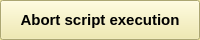
<?xml version="1.0" encoding="UTF-8"?>
<ui version="4.0">
 <class>CQDlgStopScripts</class>
 <widget class="QDialog" name="CQDlgStopScripts">
  <property name="geometry">
   <rect>
    <x>0</x>
    <y>0</y>
    <width>200</width>
    <height>40</height>
   </rect>
  </property>
  <property name="palette">
   <palette>
    <active>
     <colorrole role="WindowText">
      <brush brushstyle="SolidPattern">
       <color alpha="255">
        <red>0</red>
        <green>0</green>
        <blue>0</blue>
       </color>
      </brush>
     </colorrole>
     <colorrole role="Button">
      <brush brushstyle="SolidPattern">
       <color alpha="255">
        <red>240</red>
        <green>232</green>
        <blue>160</blue>
       </color>
      </brush>
     </colorrole>
     <colorrole role="Light">
      <brush brushstyle="SolidPattern">
       <color alpha="255">
        <red>255</red>
        <green>255</green>
        <blue>255</blue>
       </color>
      </brush>
     </colorrole>
     <colorrole role="Midlight">
      <brush brushstyle="SolidPattern">
       <color alpha="255">
        <red>247</red>
        <green>243</green>
        <blue>207</blue>
       </color>
      </brush>
     </colorrole>
     <colorrole role="Dark">
      <brush brushstyle="SolidPattern">
       <color alpha="255">
        <red>120</red>
        <green>116</green>
        <blue>80</blue>
       </color>
      </brush>
     </colorrole>
     <colorrole role="Mid">
      <brush brushstyle="SolidPattern">
       <color alpha="255">
        <red>160</red>
        <green>155</green>
        <blue>107</blue>
       </color>
      </brush>
     </colorrole>
     <colorrole role="Text">
      <brush brushstyle="SolidPattern">
       <color alpha="255">
        <red>0</red>
        <green>0</green>
        <blue>0</blue>
       </color>
      </brush>
     </colorrole>
     <colorrole role="BrightText">
      <brush brushstyle="SolidPattern">
       <color alpha="255">
        <red>255</red>
        <green>255</green>
        <blue>255</blue>
       </color>
      </brush>
     </colorrole>
     <colorrole role="ButtonText">
      <brush brushstyle="SolidPattern">
       <color alpha="255">
        <red>0</red>
        <green>0</green>
        <blue>0</blue>
       </color>
      </brush>
     </colorrole>
     <colorrole role="Base">
      <brush brushstyle="SolidPattern">
       <color alpha="255">
        <red>255</red>
        <green>255</green>
        <blue>255</blue>
       </color>
      </brush>
     </colorrole>
     <colorrole role="Window">
      <brush brushstyle="SolidPattern">
       <color alpha="255">
        <red>240</red>
        <green>232</green>
        <blue>160</blue>
       </color>
      </brush>
     </colorrole>
     <colorrole role="Shadow">
      <brush brushstyle="SolidPattern">
       <color alpha="255">
        <red>0</red>
        <green>0</green>
        <blue>0</blue>
       </color>
      </brush>
     </colorrole>
     <colorrole role="AlternateBase">
      <brush brushstyle="SolidPattern">
       <color alpha="255">
        <red>247</red>
        <green>243</green>
        <blue>207</blue>
       </color>
      </brush>
     </colorrole>
     <colorrole role="ToolTipBase">
      <brush brushstyle="SolidPattern">
       <color alpha="255">
        <red>255</red>
        <green>255</green>
        <blue>220</blue>
       </color>
      </brush>
     </colorrole>
     <colorrole role="ToolTipText">
      <brush brushstyle="SolidPattern">
       <color alpha="255">
        <red>0</red>
        <green>0</green>
        <blue>0</blue>
       </color>
      </brush>
     </colorrole>
    </active>
    <inactive>
     <colorrole role="WindowText">
      <brush brushstyle="SolidPattern">
       <color alpha="255">
        <red>0</red>
        <green>0</green>
        <blue>0</blue>
       </color>
      </brush>
     </colorrole>
     <colorrole role="Button">
      <brush brushstyle="SolidPattern">
       <color alpha="255">
        <red>240</red>
        <green>232</green>
        <blue>160</blue>
       </color>
      </brush>
     </colorrole>
     <colorrole role="Light">
      <brush brushstyle="SolidPattern">
       <color alpha="255">
        <red>255</red>
        <green>255</green>
        <blue>255</blue>
       </color>
      </brush>
     </colorrole>
     <colorrole role="Midlight">
      <brush brushstyle="SolidPattern">
       <color alpha="255">
        <red>247</red>
        <green>243</green>
        <blue>207</blue>
       </color>
      </brush>
     </colorrole>
     <colorrole role="Dark">
      <brush brushstyle="SolidPattern">
       <color alpha="255">
        <red>120</red>
        <green>116</green>
        <blue>80</blue>
       </color>
      </brush>
     </colorrole>
     <colorrole role="Mid">
      <brush brushstyle="SolidPattern">
       <color alpha="255">
        <red>160</red>
        <green>155</green>
        <blue>107</blue>
       </color>
      </brush>
     </colorrole>
     <colorrole role="Text">
      <brush brushstyle="SolidPattern">
       <color alpha="255">
        <red>0</red>
        <green>0</green>
        <blue>0</blue>
       </color>
      </brush>
     </colorrole>
     <colorrole role="BrightText">
      <brush brushstyle="SolidPattern">
       <color alpha="255">
        <red>255</red>
        <green>255</green>
        <blue>255</blue>
       </color>
      </brush>
     </colorrole>
     <colorrole role="ButtonText">
      <brush brushstyle="SolidPattern">
       <color alpha="255">
        <red>0</red>
        <green>0</green>
        <blue>0</blue>
       </color>
      </brush>
     </colorrole>
     <colorrole role="Base">
      <brush brushstyle="SolidPattern">
       <color alpha="255">
        <red>255</red>
        <green>255</green>
        <blue>255</blue>
       </color>
      </brush>
     </colorrole>
     <colorrole role="Window">
      <brush brushstyle="SolidPattern">
       <color alpha="255">
        <red>240</red>
        <green>232</green>
        <blue>160</blue>
       </color>
      </brush>
     </colorrole>
     <colorrole role="Shadow">
      <brush brushstyle="SolidPattern">
       <color alpha="255">
        <red>0</red>
        <green>0</green>
        <blue>0</blue>
       </color>
      </brush>
     </colorrole>
     <colorrole role="AlternateBase">
      <brush brushstyle="SolidPattern">
       <color alpha="255">
        <red>247</red>
        <green>243</green>
        <blue>207</blue>
       </color>
      </brush>
     </colorrole>
     <colorrole role="ToolTipBase">
      <brush brushstyle="SolidPattern">
       <color alpha="255">
        <red>255</red>
        <green>255</green>
        <blue>220</blue>
       </color>
      </brush>
     </colorrole>
     <colorrole role="ToolTipText">
      <brush brushstyle="SolidPattern">
       <color alpha="255">
        <red>0</red>
        <green>0</green>
        <blue>0</blue>
       </color>
      </brush>
     </colorrole>
    </inactive>
    <disabled>
     <colorrole role="WindowText">
      <brush brushstyle="SolidPattern">
       <color alpha="255">
        <red>120</red>
        <green>116</green>
        <blue>80</blue>
       </color>
      </brush>
     </colorrole>
     <colorrole role="Button">
      <brush brushstyle="SolidPattern">
       <color alpha="255">
        <red>240</red>
        <green>232</green>
        <blue>160</blue>
       </color>
      </brush>
     </colorrole>
     <colorrole role="Light">
      <brush brushstyle="SolidPattern">
       <color alpha="255">
        <red>255</red>
        <green>255</green>
        <blue>255</blue>
       </color>
      </brush>
     </colorrole>
     <colorrole role="Midlight">
      <brush brushstyle="SolidPattern">
       <color alpha="255">
        <red>247</red>
        <green>243</green>
        <blue>207</blue>
       </color>
      </brush>
     </colorrole>
     <colorrole role="Dark">
      <brush brushstyle="SolidPattern">
       <color alpha="255">
        <red>120</red>
        <green>116</green>
        <blue>80</blue>
       </color>
      </brush>
     </colorrole>
     <colorrole role="Mid">
      <brush brushstyle="SolidPattern">
       <color alpha="255">
        <red>160</red>
        <green>155</green>
        <blue>107</blue>
       </color>
      </brush>
     </colorrole>
     <colorrole role="Text">
      <brush brushstyle="SolidPattern">
       <color alpha="255">
        <red>120</red>
        <green>116</green>
        <blue>80</blue>
       </color>
      </brush>
     </colorrole>
     <colorrole role="BrightText">
      <brush brushstyle="SolidPattern">
       <color alpha="255">
        <red>255</red>
        <green>255</green>
        <blue>255</blue>
       </color>
      </brush>
     </colorrole>
     <colorrole role="ButtonText">
      <brush brushstyle="SolidPattern">
       <color alpha="255">
        <red>120</red>
        <green>116</green>
        <blue>80</blue>
       </color>
      </brush>
     </colorrole>
     <colorrole role="Base">
      <brush brushstyle="SolidPattern">
       <color alpha="255">
        <red>240</red>
        <green>232</green>
        <blue>160</blue>
       </color>
      </brush>
     </colorrole>
     <colorrole role="Window">
      <brush brushstyle="SolidPattern">
       <color alpha="255">
        <red>240</red>
        <green>232</green>
        <blue>160</blue>
       </color>
      </brush>
     </colorrole>
     <colorrole role="Shadow">
      <brush brushstyle="SolidPattern">
       <color alpha="255">
        <red>0</red>
        <green>0</green>
        <blue>0</blue>
       </color>
      </brush>
     </colorrole>
     <colorrole role="AlternateBase">
      <brush brushstyle="SolidPattern">
       <color alpha="255">
        <red>240</red>
        <green>232</green>
        <blue>160</blue>
       </color>
      </brush>
     </colorrole>
     <colorrole role="ToolTipBase">
      <brush brushstyle="SolidPattern">
       <color alpha="255">
        <red>255</red>
        <green>255</green>
        <blue>220</blue>
       </color>
      </brush>
     </colorrole>
     <colorrole role="ToolTipText">
      <brush brushstyle="SolidPattern">
       <color alpha="255">
        <red>0</red>
        <green>0</green>
        <blue>0</blue>
       </color>
      </brush>
     </colorrole>
    </disabled>
   </palette>
  </property>
  <property name="font">
   <font>
    <weight>75</weight>
    <bold>true</bold>
   </font>
  </property>
  <property name="windowTitle">
   <string/>
  </property>
  <property name="windowOpacity">
   <double>1.000000000000000</double>
  </property>
  <property name="locale">
   <locale language="English" country="UnitedStates"/>
  </property>
  <widget class="QToolButton" name="qqStop">
   <property name="geometry">
    <rect>
     <x>0</x>
     <y>0</y>
     <width>200</width>
     <height>40</height>
    </rect>
   </property>
   <property name="font">
    <font>
     <pointsize>11</pointsize>
    </font>
   </property>
   <property name="text">
    <string>Abort script execution</string>
   </property>
  </widget>
 </widget>
 <resources/>
 <connections/>
</ui>
